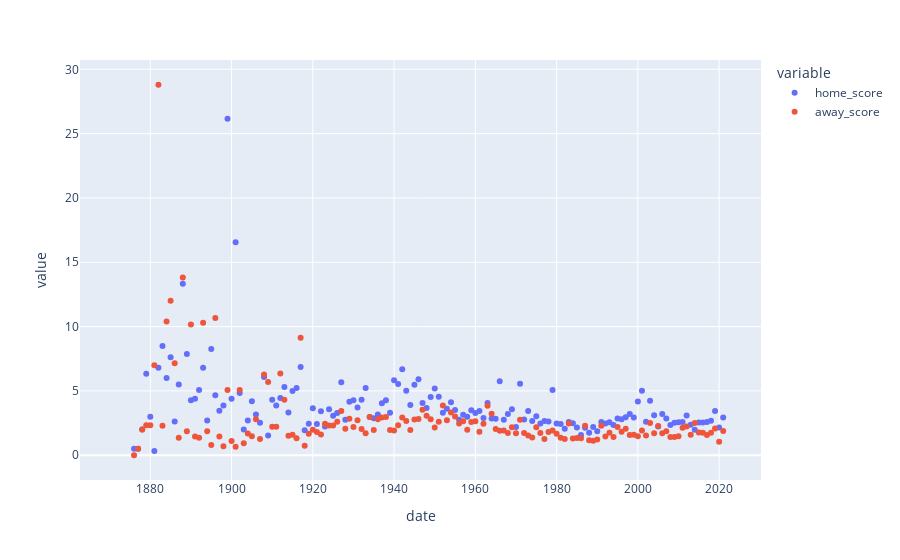

Notebook source saved alongside this figure:
### Code cell
fig1=px.scatter(date1)
fig1.show()

### Figure 1 — Plotly figure (JSON) as saved in the notebook; plotly's stock layout.template omitted (floating-point values rounded to 4 significant figures; data arrays with more than 128 entries replaced by an {"elided": "..."} marker saying what was removed)
{"data": [{"hovertemplate": "variable=home_score<br>date=%{x}<br>value=%{y}<extra></extra>", "legendgroup": "home_score", "marker": {"color": "#636efa", "symbol": "circle"}, "mode": "markers", "name": "home_score", "orientation": "v", "showlegend": true, "type": "scatter", "x": {"elided": "150 int values"}, "xaxis": "x", "y": {"elided": "150 float values"}, "yaxis": "y"}, {"hovertemplate": "variable=away_score<br>date=%{x}<br>value=%{y}<extra></extra>", "legendgroup": "away_score", "marker": {"color": "#EF553B", "symbol": "circle"}, "mode": "markers", "name": "away_score", "orientation": "v", "showlegend": true, "type": "scatter", "x": {"elided": "150 int values"}, "xaxis": "x", "y": {"elided": "150 float values"}, "yaxis": "y"}], "layout": {"legend": {"title": {"text": "variable"}, "tracegroupgap": 0}, "margin": {"t": 60}, "xaxis": {"anchor": "y", "domain": [0, 1], "title": {"text": "date"}}, "yaxis": {"anchor": "x", "domain": [0, 1], "title": {"text": "value"}}}}
